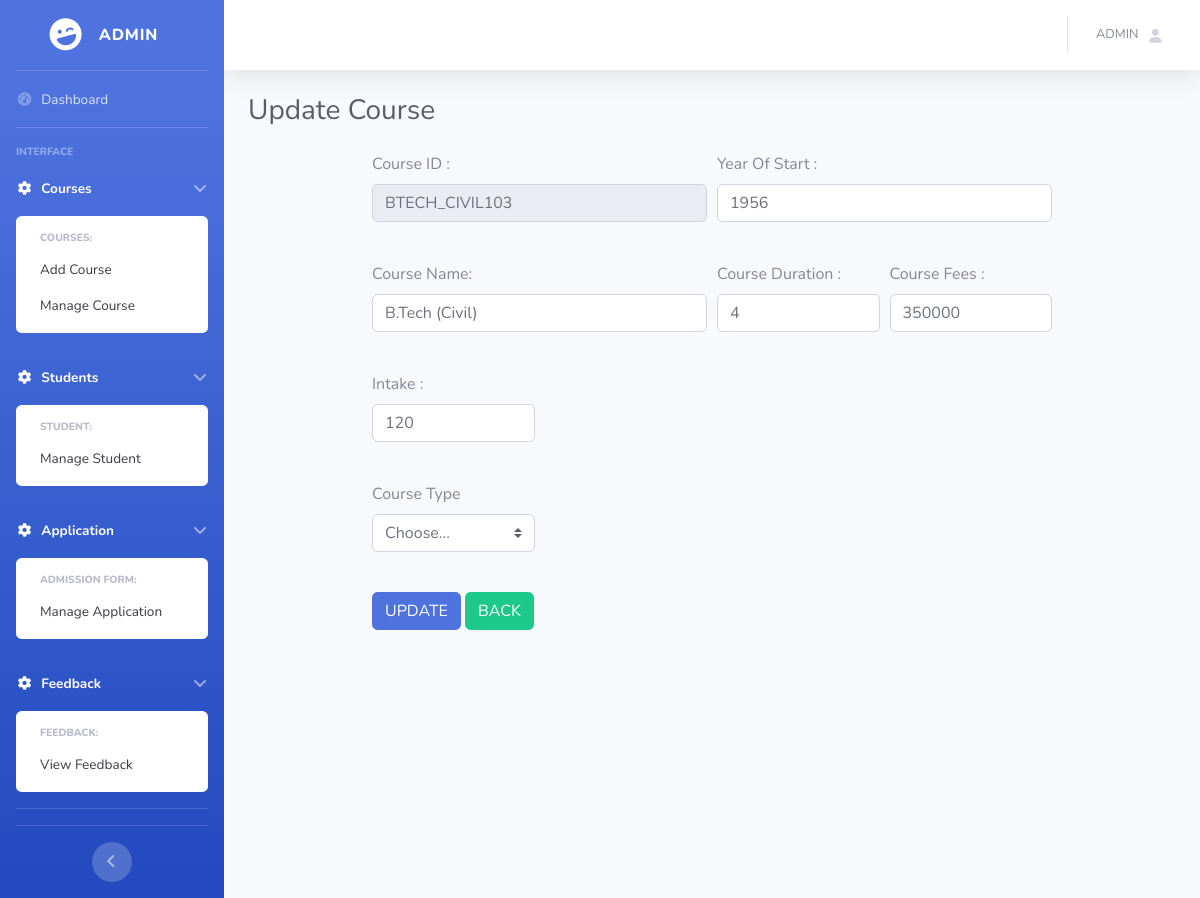
The page /updatecc.php?c_id=BTECH_CIVIL103 on the database its author committed.
### tables this page shows
CREATE TABLE `course` (
  `c_id` varchar(20) NOT NULL,
  `year` int(8) NOT NULL,
  `c_name` varchar(50) NOT NULL,
  `duration` int(10) NOT NULL,
  `fees` int(20) NOT NULL,
  `intake` int(10) NOT NULL,
  `f_seats` int(10) NOT NULL,
  `v_seats` int(20) NOT NULL,
  `c_type` varchar(20) NOT NULL
);

### updatecc.php (the view, shortened to what this page needs)
<?php
include 'connection.php';
$c_id = $_GET['c_id'];
$select ="SELECT * FROM course WHERE c_id = '$c_id'";
$data = mysqli_query($conn,$select);
$row = mysqli_fetch_array($data);
?>
<!DOCTYPE html>
<html lang="en">
<head>
   <link href="vendor/fontawesome-free/css/all.min.css" rel="stylesheet" type="text/css">
   <link href="css/sb-admin-2.min.css" rel="stylesheet">
</head>
<body>
                <div id="wrapper">
                    <ul class="navbar-nav bg-gradient-primary sidebar sidebar-dark accordion" id="accordionSidebar">
                        <a class="sidebar-brand d-flex align-items-center justify-content-center" href="">
                            <div class="sidebar-brand-icon rotate-n-15">
                                <i class="fas fa-laugh-wink"></i>
                            </div>
                            <div class="sidebar-brand-text mx-3">Admin</div>
                        </a>
                        <hr class="sidebar-divider my-0">
                        <li class="nav-item">
                            <a class="nav-link" href="admindash.php">
                                <i class="fas fa-fw fa-tachometer-alt"></i>
                                <span>Dashboard</span></a>
                        </li>
                        <hr class="sidebar-divider">
                        <div class="sidebar-heading">
                            Interface
                        </div>
                        <li class="nav-item active">
                            <a class="nav-link" href="#" data-toggle="collapse" data-target="#collapseTwo"
                                aria-expanded="true" aria-controls="collapseTwo">
                                <i class="fas fa-fw fa-cog"></i>
                                <span>Courses</span>
                            </a>
                            <div id="collapseTwo" class="collapse show" aria-labelledby="headingTwo"
                                data-parent="#accordionSidebar">
                                <div class="bg-white py-2 collapse-inner rounded">
                                    <h6 class="collapse-header">Courses:</h6>
                                    <a class="collapse-item " href="addcourse.php">Add Course</a>
                                    <a class="collapse-item " href="manage_course.php">Manage Course</a>
                                </div>
                            </div>
                        </li>
                        <li class="nav-item active">
                            <a class="nav-link" href="#" data-toggle="collapse" data-target="#collapseTwo"
                                aria-expanded="true" aria-controls="collapseTwo">
                                <i class="fas fa-fw fa-cog"></i>
                                <span>Students</span>
                            </a>
                            <div id="collapseTwo" class="collapse show" aria-labelledby="headingTwo"
                                data-parent="#accordionSidebar">
                                <div class="bg-white py-2 collapse-inner rounded">
                                    <h6 class="collapse-header">Student:</h6>
                                    <a class="collapse-item " href="disstudent.php">Manage Student</a>
                                </div>
                            </div>
                        </li>
                        <li class="nav-item active">
                            <a class="nav-link" href="#" data-toggle="collapse" data-target="#collapseTwo"
                                aria-expanded="true" aria-controls="collapseTwo">
                                <i class="fas fa-fw fa-cog"></i>
                                <span>Application</span>
                            </a>
                            <div id="collapseTwo" class="collapse show" aria-labelledby="headingTwo"
                                data-parent="#accordionSidebar">
                                <div class="bg-white py-2 collapse-inner rounded">
                                    <h6 class="collapse-header">Admission Form:</h6>
                                    <a class="collapse-item " href="disapplication.php">Manage Application</a>
                                </div>
                            </div>
                        </li>
                        <li class="nav-item active">
                            <a class="nav-link" href="#" data-toggle="collapse" data-target="#collapseTwo"
                                aria-expanded="true" aria-controls="collapseTwo">
                                <i class="fas fa-fw fa-cog"></i>
                                <span>Feedback</span>
                            </a>
                            <div id="collapseTwo" class="collapse show" aria-labelledby="headingTwo"
                                data-parent="#accordionSidebar">
                                <div class="bg-white py-2 collapse-inner rounded">
                                    <h6 class="collapse-header">Feedback:</h6>
                                    <a class="collapse-item " href="displayfeedback.php">View Feedback</a>
                                </div>
                            </div>
                        </li>
                        <hr class="sidebar-divider">
                        <hr class="sidebar-divider d-none d-md-block">
                        <div class="text-center d-none d-md-inline">
                            <button class="rounded-circle border-0" id="sidebarToggle"></button>
                        </div>
                    </ul>
                    <div id="content-wrapper" class="d-flex flex-column">
                        <div id="content">
                            <nav class="navbar navbar-expand navbar-light bg-white topbar mb-4 static-top shadow">
                                <ul class="navbar-nav ml-auto">
                                    <li class="nav-item dropdown no-arrow">
                                        <a class="nav-link dropdown-toggle" href="#" id="userDropdown" role="button"
                                            data-toggle="dropdown" aria-haspopup="true" aria-expanded="false">
                                            <span class="mr-2 d-none d-lg-inline text-gray-600 small">ADMIN
                                            </span>
                                            <i class="fas fa-user fa-sm fa-fw mr-2 text-gray-400"></i>
                                        </a>
                                    </li>
                                </ul>
                            </nav>
 <div class="container-fluid">
<div class="d-sm-flex align-items-center justify-content-between mb-4">
    <h1 class="h3 mb-0 text-gray-800">Update Course </h1>
</div>
<div class="row d-flex justify-content-center">
    <div class="form-main" id="stform">
        <div class="container">
            <div class="row-cols-1 blanks">
                <form class="" action="" method="post" autocomplete="off">
                    <div class="form-row">
                        <div class="col-md-6 mb-3">
                        <label for="c_id">Course ID : </label>
                        <input value ="<?php echo $row['c_id']?>" type="c_id" name="c_id" id="c_id" readonly value="" class="form-control" autocomplete="off"><br>
                        </div>
                        <div class="col-md-6 mb-3">
                        <label for="year">Year Of Start : </label>
                        <input value ="<?php echo $row['year']?>"type="year" name="year" id="year" required value="" class="form-control"  required minlength="4" autocomplete="off" min="1956" max="2070"><br>
                        </div>
                    </div>
                    <div class="form-row">
                        <div class="col-md-6 mb-3">
                        <label for="name">Course Name: </label>
                        <input value ="<?php echo $row['c_name']?>"type="text" name="c_name" id="c_name" required value="" class="form-control" autocomplete="off"><br>
                        </div>
                        <div class="col-md-3 mb-3">
                        <label for="duration">Course Duration : </label>
                        <input value ="<?php echo $row['duration']?>"type="duration" name="duration" id="duration" required value="" class="form-control" autocomplete="off" min="1" max="5" title="Please enter valid year">
                        </div><br>
                        <div class="col-md-3 mb-3">
                        <label for="fees">Course Fees : </label>
                        <input value ="<?php echo $row['fees']?>"type="fees" name="fees" id="fees" required value="" class="form-control" autocomplete="off" pattern="[0-9]{1,20}" title="Please enter valid fees"><br>
                        </div>
                    </div>
                    <div class="form-row">
                    <div class="col-md-3 mb-3">
                        <label for="intake">Intake : </label>
                        <input value ="<?php echo $row['intake']?>"type="intake" name="intake" id="intake" required value="" class="form-control" autocomplete="off" pattern="[0-9]{1,20}" title="Please enter valid number"><br>
                        </div></div>
                    <div class="form-row">
                        <div class="col-md-3 mb-3">
                            <label for="">Course Type</label>
                            <select class="custom-select" id="c_type" required name="c_type" value ="<?php echo $row['c_type']?>">
                                <option selected disabled value="">Choose...</option>
                            </select>
                        </div>
                    </div><br>
                    <button class="btn btn-primary" type="submit" name="update_btn">UPDATE</button>
                    <a href="manage_course.php" class="btn btn-success">BACK</a>
                </form>
            </div>
        </div>
    </div>
</div>
</div>
</div>
</div>
</body>
</html>

### rows shown on the page
course: c_id "BTECH_CIVIL103", year "1956", c_name "B.Tech (Civil)", duration "4", fees "350000", intake "120"
